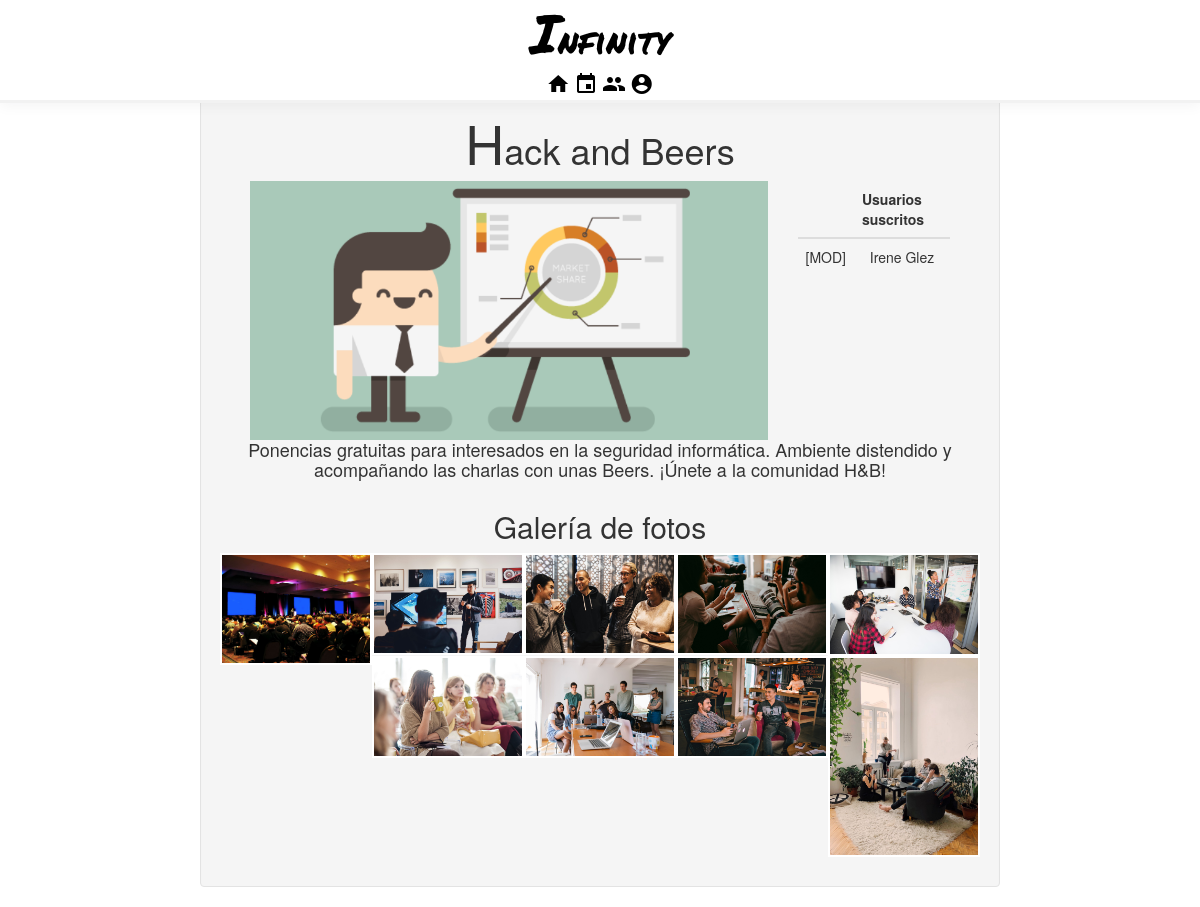
Page /grupo_mostrar.php?grupo=Hack+and+Beers on the committed database.
### tables this page shows
CREATE TABLE `grupo` (
  `id` int(11) NOT NULL,
  `name` varchar(140) NOT NULL COMMENT 'nombe grupo',
  `descripcion` varchar(300) NOT NULL,
  `image_path` varchar(260) NOT NULL
);

CREATE TABLE `suscripcion_grupo` (
  `user_id` varchar(20) NOT NULL COMMENT 'id usuario que se suscribe',
  `grupo_id` int(11) NOT NULL COMMENT 'id del grupo suscrito',
  `id` int(11) NOT NULL COMMENT 'ID de la relación',
  `rol` int(11) NOT NULL COMMENT '0 usuario normal, 1 administrador'
);

CREATE TABLE `users` (
  `username` varchar(20) NOT NULL,
  `name` varchar(20) NOT NULL,
  `password` varchar(255) NOT NULL,
  `email` varchar(255) NOT NULL,
  `date_register` timestamp NOT NULL DEFAULT CURRENT_TIMESTAMP,
  `tipo` int(11) NOT NULL COMMENT '0 sera usuario normal, 1 administrador',
  `rutaimagen` varchar(100) NOT NULL COMMENT 'Ruta de la imagen del usuario'
);

### BackEnd/grupo_db.php (called while the page is built, shortened)
<?php
function connectDB() {
    return $con;
}
function getGroup($getName) {
    $link = connectDB();
    $sql = "SELECT * FROM grupo WHERE name = '" . $getName . "'";
    $res = mysqli_query($link, $sql);
    $ret = false;
    if (!$res) {
        mysqli_close($link);
        die("ERROR: SELECT QUERY ERROR");
    } else {
        if ($row = mysqli_fetch_array($res)) {
            $i = 0;
            while ($i < 4) {
                $ret[] = $row[$i];
                $i++;
            }
        }
    }
    return $ret;
}
function getUsersSubs($getName) {
    $link = connectDB();
    $sql = "SELECT users.name, suscripcion_grupo.rol FROM  users, suscripcion_grupo,"
            . " `grupo` WHERE users.username = suscripcion_grupo.user_id AND"
            . " grupo.name = '$getName' AND suscripcion_grupo.grupo_id = grupo.id";
    $res = mysqli_query($link, $sql);
    $ret = false;
    if (!$res) {
        mysqli_close($link);
        $ret = false;
    } else {
        $i = 0;
        while ($row = mysqli_fetch_array($res)) {
            $j = 0;
            while ($j < 2) {
                $ret[$i][] = $row[$j];
                $j++;
            }
            $i++;
        }
    }
    return $ret;
}
function getGroupLogros($groupId) {
    $link = connectDB();
    $sql = "SELECT logro.name, logro.icon_path, logro.descripcion, logro.puntos"
            . " FROM logro, logros_grupo, grupo WHERE   logro.id=logros_grupo.logro_id "
            . "  AND logros_grupo.group_id = " . $groupId;
    $res = mysqli_query($link, $sql);
    $ret = false;
    return $ret;
}

### grupo_mostrar.php (the view, shortened to what this page needs)
<!DOCTYPE html>
<html lang="en">
    <head>
        <?php include 'stylesheets.php';
        ?>
        <link type='text/css' rel='stylesheet' href='css/gallery.css'>
        <link type="text/css" rel="stylesheet" href="css/lightGallery.css" />
    </head>
    <body>
        <?php
        include 'header.php';
        include_once 'BackEnd/grupo_db.php';
        function printGrupo($group, $logrosInfo, $suscritos) {
            $str = '<div class="col-md-12"><h1>' . $group[1] . '</h1>';
            if (file_exists($group[3])) {
                $str .= '<img class="col-md-9 img-fluid" src="' . $group[3]
                        . '" alt="imagen de ' . $group[1]
                        . '" style="height:auto;max-width: 100%;"></img>';
            }
            $str .= '<div class="col-md-3" >'
                    . printLogros($logrosInfo) . printSuscritos($suscritos)
                    . '</div></div><h4>' . $group[2] . "</h4>";
            return $str;
        }
        function printSuscritos($suscritos) {
            $str = "";
            if ($suscritos) {
                $str = '<table class="table"><thead><tr><th></th>'
                        . '<th>Usuarios suscritos</th></tr></thead><tbody>';
                for ($i = 0; $i < sizeof($suscritos); $i++) {
                    $str .= '<tr><td>';
                    if ($suscritos[$i][1] > 0) {
                        $str .= '[MOD]';
                    }
                    $str .= '</td><td>' . $suscritos[$i][0] . '</td></tr > ';
                }
                $str .= '</tbody></table>';
            }
            return $str;
        }
        function printLogros($logrosInfo) {
            $str = "";
            return $str;
        }
        $bol = isset($_GET['grupo']) && $_GET['grupo'] != '';
        if ($bol) {
            $filtros = Array(
                'grupo' => FILTER_SANITIZE_STRING
            );
            $entradas = filter_input_array(INPUT_GET, $filtros);
            $groupInfo = getGroup($entradas['grupo']);
            if ($groupInfo !== false) {
                $logrosInfo = getGroupLogros($groupInfo[0]);
                $infoSubscribers = getUsersSubs($entradas['grupo']);
            } else {
                $bol = false;
            }
        }
        ?>
        <div class="container-fluid text-center">
            <div class="row content">
                <div class="col-sm-2 sidenav">
                </div>
                <div class="col-sm-8 text-center well" >
                    <?php
                    if ($bol) {
                        echo (printGrupo($groupInfo, $logrosInfo, $infoSubscribers));
                    }
                    ?>
                    <?php if ($bol) { ?>
                        <div class="container">
                            <?php include('BackEnd/fotoMostrar.php'); ?>
                        </div>
                    <?php } ?>
                </div>
            </div>
        </div>
    </body>
</html>

### CSS/hojaestilo.css (style rules this page uses)
body { color:rgb(30,24,1); background-color:rgb(250,250,250); margin:0; }
.row.content { height: 450px }
.sidenav { padding-top: 20px; background-color: white; height: 100%; }
h1:first-letter { font-size:1.5em; }

### CSS/gallery.css (style rules this page uses)
html, body { padding: 0; margin: 0; background: #ffffff; }
* { box-sizing: border-box; }
.container { max-width: 1170px; width: 100%; padding-right: 15px; padding-left: 15px; margin-right: auto; margin-left: auto; }

### rows in the picture
grupo: name "Hack and Beers", image_path (picture), descripcion "Ponencias gratuitas para interesados en la seguridad informática. Ambiente distendido y acompañando las charlas con unas Beers. ¡Únete a la comunidad H&B!"
suscripcion_grupo: value "[MOD]", user.name "Irene Glez"
